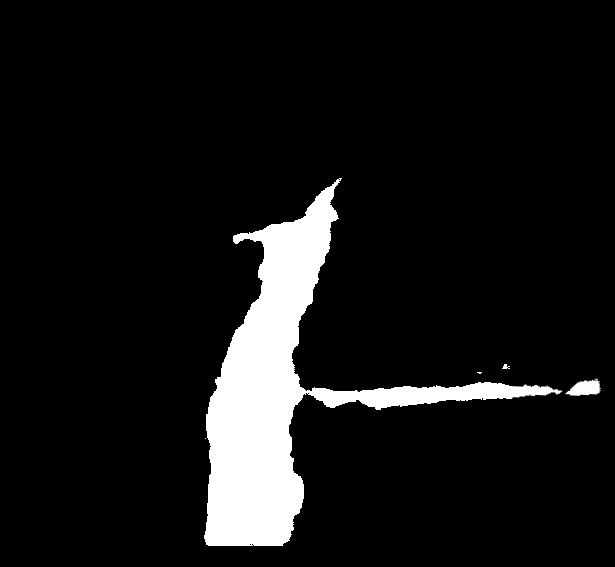
#> input picture 04_matching/2023_RVV_1_mask_255.jpg, 615 x 567 px, found by its file name
$ jupyter execute --allow-errors matching_255_sec.ipynb
#> lines starting #> are read from the running program, lines starting #| are printed output that depends on the picture; after the words box and inside, x2 and y2 are one past the last pixel; in counts of white or black regions, pixels touching at a corner belong together; long printed decimals are rounded
[cell 1]
import os
import sys
import numpy as np
import pandas as pd
import matplotlib.pyplot as plt
import math
import requests
import cv2
from numpy.polynomial import Polynomial
from skimage.morphology import skeletonize, binary_closing, square, binary_erosion, binary_dilation, medial_axis, thin, disk, convex_hull_image, diamond, star, isotropic_closing, remove_small_objects
from skimage.filters import threshold_otsu
import json

[cell 2]
sem_segm_img_path = "/Users/senneloobuyck/Documents/Thesis_project/04_matching/2023_RVV_1_mask_255.jpg"
mapbox_imgs_dir_path = "/Users/senneloobuyck/Documents/Thesis_project/04_matching/mapbox_images_for_frame_255_RVV1"
heli_lat = 50.767451666666666
heli_lon = 3.532935
# 2 intersections so 2 solutions possible
intersec_lat1 = 50.7684072
intersec_lon1 = 3.5304704
intersec_lat2 = 50.7688945
intersec_lon2 = 3.5296422
altitude = 172.57

[cell 3]
def plot_image(img):
    plt.figure(figsize=(20,10))
    plt.imshow(cv2.cvtColor(img, cv2.COLOR_BGR2RGB))
    plt.show()

[cell 4]
# [17 lines left out: function calculate_bearing, not called in this run]

[cell 5]
# [10 lines left out: function haversine, not called in this run]

[cell 6]
# calculate pitch/tilt
# [14 lines left out: function calculate_pitch, not called in this run]

[cell 7]
# [22 lines left out: function get_mapbox_intersection_image, not called in this run]

[cell 8]
def get_intersection_coordinates(lat, lon) :
    # some lists and dataframes to store the data
    nodes = []
    intersection_nodes = []
    df_nodes = pd.DataFrame(columns=['id', 'lat', 'lon'])
    df_intersections = pd.DataFrame(columns=['lat', 'lon'])

    overpass_url = "http://overpass-api.de/api/interpreter"


    # first get the ways around the point
    # .w is a temporary variable that stores the result of the first query
    # node(way_cnt:2-);   // select those nodes that are members of two or more of the given ways
    overpass_query = f"""[out:json];
                        way(around: 300, {lat},{lon})["highway"]->.w;
                        node(way_cnt.w:2-);
                        out;"""

    response = requests.get(overpass_url, params={'data': overpass_query})

    for item in response.json()['elements']:
        df_intersections.loc[len(df_intersections)] = {'lat': item['lat'], 'lon': item['lon']}


    # print(df_intersections)
    return df_intersections

#> (a cell that did not finish here is left out)

[cell 10]
def get_skeleton(mask_bgr, contour) :
    # print("Getting the skeleton and the pruned skeleton")

    mask_gray = cv2.cvtColor(mask_bgr, cv2.COLOR_BGR2GRAY)

    # draw contour in white on black background
    contour_mask_gray = np.zeros_like(mask_gray)
    cv2.drawContours(contour_mask_gray, [contour], -1, 255, -1)
    contour_mask_bgr = cv2.cvtColor(contour_mask_gray, cv2.COLOR_GRAY2BGR)

    # To avoid the precision loss when converting the image to bool,
    # you can also binarize the image using one of the available thresholding algorithms
    thresh = threshold_otsu(contour_mask_gray)
    contour_mask_gray = contour_mask_gray > thresh

    # 1. Skeletonize
    # skeleton_gray = (skeletonize(contour_mask_gray)).astype(np.uint8)
    skeleton_gray = skeletonize(contour_mask_gray, method='lee').astype(np.uint8)

    np.set_printoptions(threshold=np.inf)
    # [7 lines of commented-out code are left out]

    skeleton_bgr = cv2.cvtColor(skeleton_gray, cv2.COLOR_GRAY2BGR)

    return skeleton_bgr

[cell 11]
def get_skeleton_intersection(skeleton):
    """ Given a skeletonised image, it will give the coordinates of the intersections of the skeleton"""
    print("Getting intersections in skeleton (more than 2 neighbours)")
    # A list of valid intersections
    # These are in the format (clockwise order)
    # 2 3 4
    # 1 C 5
    # 8 7 6
    validIntersection = [[0,1,0,1,0,0,1,0],[0,0,1,0,1,0,0,1],[1,0,0,1,0,1,0,0],
                         [0,1,0,0,1,0,1,0],[0,0,1,0,0,1,0,1],[1,0,0,1,0,0,1,0],
                         [0,1,0,0,1,0,0,1],[1,0,1,0,0,1,0,0],[0,1,0,0,0,1,0,1],
                         [0,1,0,1,0,0,0,1],[0,1,0,1,0,1,0,0],[0,0,0,1,0,1,0,1],
                         [1,0,1,0,0,0,1,0],[1,0,1,0,1,0,0,0],[0,0,1,0,1,0,1,0],
                         [1,0,0,0,1,0,1,0],[1,0,0,1,1,1,0,0],[0,0,1,0,0,1,1,1],
                         [1,1,0,0,1,0,0,1],[0,1,1,1,0,0,1,0],[1,0,1,1,0,0,1,0],
                         [1,0,1,0,0,1,1,0],[1,0,1,1,0,1,1,0],[0,1,1,0,1,0,1,1],
                         [1,1,0,1,1,0,1,0],[1,1,0,0,1,0,1,0],[0,1,1,0,1,0,1,0],
                         [0,0,1,0,1,0,1,1],[1,0,0,1,1,0,1,0],[1,0,1,0,1,1,0,1],
                         [1,0,1,0,1,1,0,0],[1,0,1,0,1,0,0,1],[0,1,0,0,1,0,1,1],
                         [0,1,1,0,1,0,0,1],[1,1,0,1,0,0,1,0],[0,1,0,1,1,0,1,0],
                         [0,0,1,0,1,1,0,1],[1,0,1,0,0,1,0,1],[1,0,0,1,0,1,1,0],
                         [1,0,1,1,0,1,0,0]]
    skeleton_gray = cv2.cvtColor(skeleton, cv2.COLOR_BGR2GRAY)
    image = skeleton_gray.copy()
    image = image/255
    intersections = []
    for x in range(1,len(image)-1):
        for y in range(1,len(image[x])-1):
            # if we have a white pixel
            if image[x][y] == 1:
                neighbours = [image[x-1][y], image[x-1][y-1], image[x][y-1], image[x+1][y-1], image[x+1][y], image[x+1][y+1], image[x][y+1], image[x-1][y+1]]
                if neighbours in validIntersection:
                    intersections.append((y,x))
    # [6 lines of commented-out code are left out]
    return intersections

[cell 12]
# [23 lines left out: function prune_skeleton, not called in this run]

[cell 13]
# [29 lines left out: function get_patch_from_intersection, not called in this run]

[cell 14]
# [25 lines left out: function find_road_pixels, not called in this run]

[cell 15]
# [126 lines left out: function get_descriptor, not called in this run]

[cell 16]
# [86 lines left out: function find_descriptors_in_segmentation_image, not called in this run]

[cell 17]
def find_descriptors_in_segmentation_image_without_pruning(img_path) :
    print("Finding descriptors in segmentation image")

    img_bgr = cv2.imread(img_path)
#> img_bgr is the input picture: shape (567, 615, 3); min 0, max 255, mean 21.6
    print("Segmentation image")
    plot_image(img_bgr)

    closing_bgr = isotropic_closing(img_bgr, radius=30)
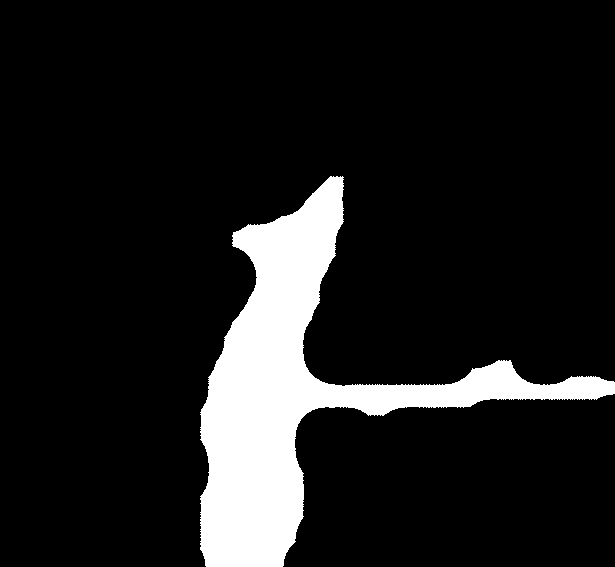
#> closing_bgr: shape (567, 615, 3) bool; 11.5% white; 1 white region, box (x1, y1, x2, y2) and area: (200, 176, 615, 567) 40238
    closing_bgr = closing_bgr.astype(np.uint8) * 255
    print("Isotropic closing of segmentation image")
    plot_image(closing_bgr)

    closing_bgr_copy = closing_bgr.copy()
    closing_gray = cv2.cvtColor(closing_bgr, cv2.COLOR_BGR2GRAY)
#> closing_gray: shape (567, 615); 11.5% white; 1 white region

    contours, hierarchy = cv2.findContours(closing_gray, cv2.RETR_EXTERNAL, cv2.CHAIN_APPROX_SIMPLE)
#> contours = 1 contour; box (x1, y1, x2, y2) and area: (200, 176, 615, 567) 39482
    print(f"Number of contours: {len(contours)}")
#| Number of contours: 1
    cv2.drawContours(closing_bgr_copy, contours, contourIdx=-1, color=(255, 0, 0), thickness=2)
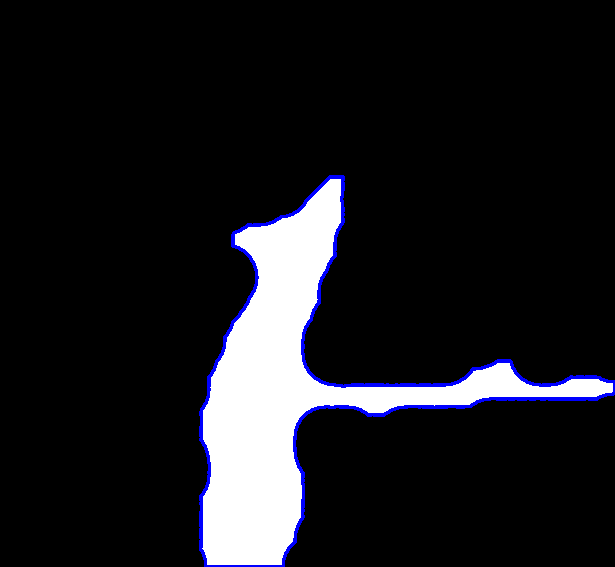
#> closing_bgr_copy: shape (567, 615, 3); mean B, G, R 30.9, 26.8, 26.8

    descriptors = []

    for contour in contours :
        contour_length = cv2.arcLength(contour, closed=True)
        print(f"Contour length: {contour_length}")
        contour_area = cv2.contourArea(contour)
        print(f"Contour area: {contour_area}")

        # measure the irregularity of the polygon
        if contour_length != 0 :
            convex_hull = cv2.convexHull(contour)
            convex_hull_area = cv2.contourArea(convex_hull)
            print(f"Convex hull area: {convex_hull_area}")
            # cv2.polylines(mask_bgr_copy, [convex_hull], isClosed=True, color=(0, 255, 0), thickness=3)
            solidity = contour_area / convex_hull_area

            # get skeleton of the contour
            skeleton_contour_bgr = get_skeleton(closing_bgr_copy, contour)

            plot_image(skeleton_contour_bgr)

            # find the intersections in the skeleton
            skel_intersections = get_skeleton_intersection(skeleton_contour_bgr)

            print(f"{len(skel_intersections)} intersections found in the skeleton")

            #  make a decision based on the solidity
            if solidity < 0.60 and skel_intersections != [] :
                print(f"Solidity = {solidity} -> this contour can be related to an intersection in the road")


                # further processing
                if skel_intersections == [] :
                    print("No intersection is found in a possible intersection contour")
                else :
                    # visualization
                    skeleton_contour_bgr_copy = skeleton_contour_bgr.copy()
                    for intersection in skel_intersections :
                        skeleton_contour_bgr_copy[intersection[1], intersection[0]] = [0, 0, 255]
                    # plot_image(pruned_skeleton_contour_bgr_copy)
                    # now try and match intersection with the openstreetmap images
                    print("Intersection is found in a possible intersection contour, now try and match it with the openstreetmap images")
                    for intersection in skel_intersections :
                        patch_size = 31 # needs to be odd number
                        patch, neighbour_road_pixels = get_patch_from_intersection(skeleton_contour_bgr, intersection, patch_size)
                        print(f"Road neighbour pixels: {neighbour_road_pixels}")
                        print(f"Number of roads that intersect in this intersection: {len(neighbour_road_pixels)}")
                        print("Patch:")
                        plt.imshow(patch, cmap='gray')
                        plt.show()
                        print(patch)
                        descriptor = get_descriptor(patch, neighbour_road_pixels)
                        descriptors.append(descriptor)
            else :
                print(f"Solidity = {solidity} -> no intersection in this contour")
#> this loop made 1 pass
#> (contour_length, contour_area, convex_hull_area, solidity, thresh in get_skeleton) on pass 1: (1798.3, 39482, 97220, 0.406, 0)
#| Contour length: 1798.293
#| Contour area: 39482.0
#| Convex hull area: 97220.0
#| Getting intersections in skeleton (more than 2 neighbours)
#| 0 intersections found in the skeleton
#| Solidity = 0.4061 -> no intersection in this contour
#> pass 1, in get_skeleton, `skeleton_gray = skeletonize(contour_mask_gray, method='lee').astype(np..`:
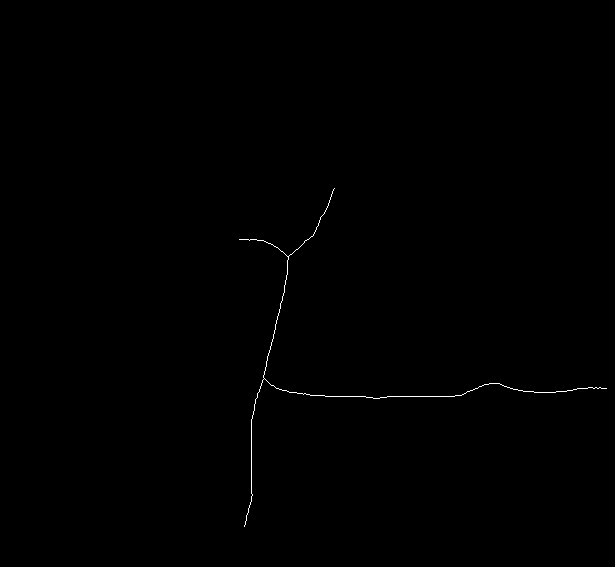
#> skeleton_gray: shape (567, 615); values 0 (black) and 1 (white), 0.21% white in thin lines or dots, all inside (x1, y1, x2, y2) = (239, 188, 607, 527)
#> after the loop, descriptors = []

    if descriptors == [] :
        return None
    else :
        return descriptors

$ run again, with 04_matching/2023_RVV_1_mask_51.jpg copied over 04_matching/2023_RVV_1_mask_255.jpg
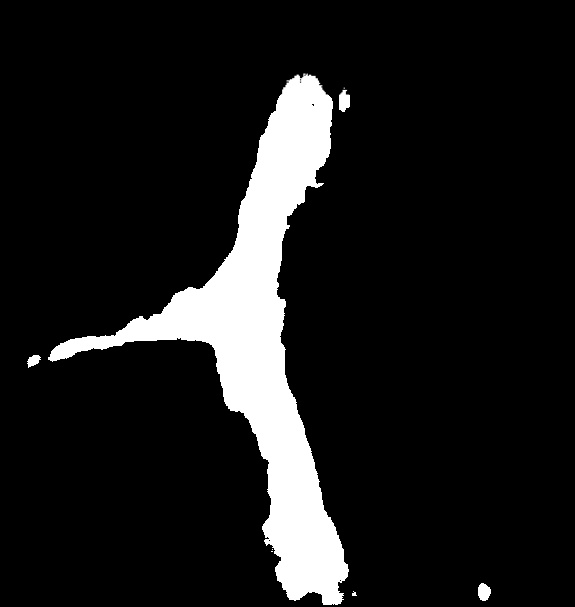
#> input picture 04_matching/2023_RVV_1_mask_51.jpg, 575 x 607 px, found by its file name
#> in find_descriptors_in_segmentation_image_without_pruning, img_bgr is the input picture: shape (607, 575, 3); min 0, max 255, mean 26.8
#> in find_descriptors_in_segmentation_image_without_pruning, `closing_bgr = isotropic_closing(img_bgr, radius=30)`:
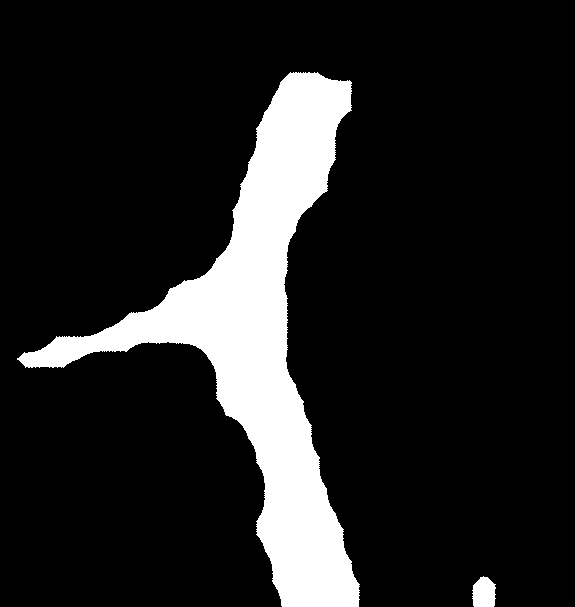
#> closing_bgr: shape (607, 575, 3) bool; 13.5% white; 2 white regions, box (x1, y1, x2, y2) and area: (17, 72, 360, 607) 46440, (472, 576, 496, 607) 605
#> closing_gray: shape (607, 575); 13.5% white; 2 white regions
#> contours = 2 contours; box (x1, y1, x2, y2) and area: (17, 72, 360, 607) 45682, (472, 576, 496, 607) 562
#| Number of contours: 2
#> closing_bgr_copy: shape (607, 575, 3); mean B, G, R 36, 31.6, 31.6
#> the loop in find_descriptors_in_segmentation_image_without_pruning, `for contour in contours :` made 2 passes
#> (contour_length, contour_area, convex_hull_area, solidity, thresh in get_skeleton) on passes 1 to 2: (98.67, 561.5, 594, 0.945, 0), (1814.1, 45682.5, 108761, 0.42, 0)
#> (printed output is left out)
#> pass 2, in plot_image (call 4), `plt.show()`:
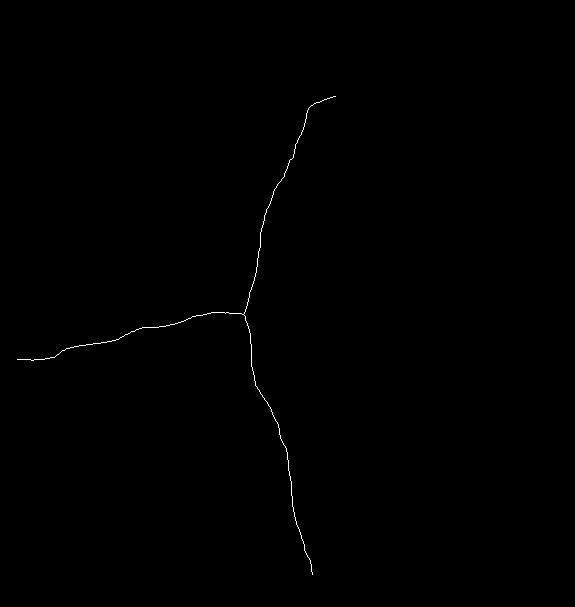
#> shown: shape (607, 575, 3); values 0 (black) and 1 (white), 0.21% white in thin lines or dots, all inside (x1, y1, x2, y2) = (17, 96, 336, 575)
#> after the loop in find_descriptors_in_segmentation_image_without_pruning, `for contour in contours :`: descriptors = []
